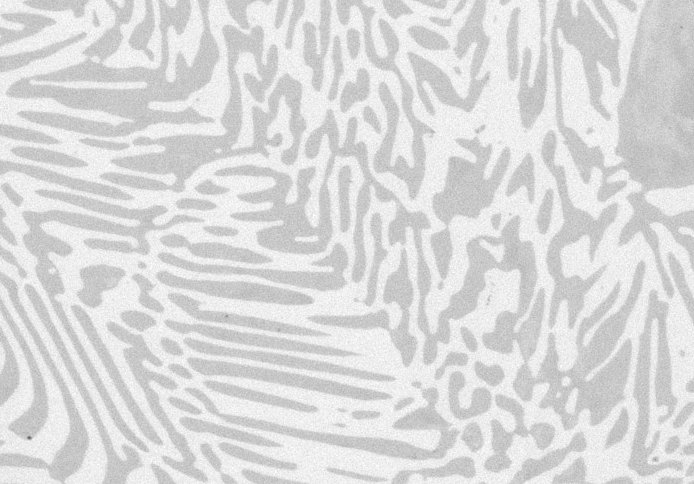
#> input picture input_images/Alloy.jpg, 694 x 484 px
$ python CLAHE_segmentation.py
#> lines starting #> are read from the running program, lines starting #| are printed output that depends on the picture; after the words box and inside, x2 and y2 are one past the last pixel; in counts of white or black regions, pixels touching at a corner belong together
# -*- coding: utf-8 -*-
"""
Created on Sat Jun 18 19:09:59 2022

@author: sdeni
"""
import cv2
from matplotlib import pyplot as plt
img = cv2.imread("./input_images/Alloy.jpg", 0)
#> img is the input picture: shape (484, 694); min 95, max 255, mean 218.6
eq_img = cv2.equalizeHist(img)
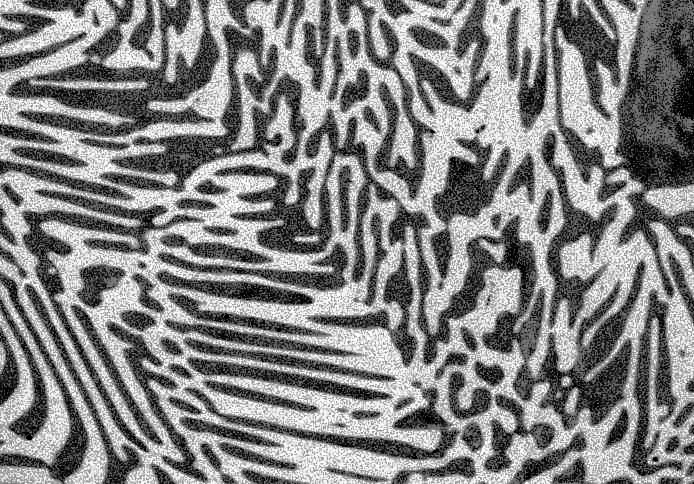
#> eq_img: shape (484, 694); min 0, max 255, mean 130.3

#plt.hist(eq_img.flat, bins=100, range=(0,255))

clahe = cv2.createCLAHE(clipLimit=2.0, tileGridSize=(8,8))
cl_img = clahe.apply(img)
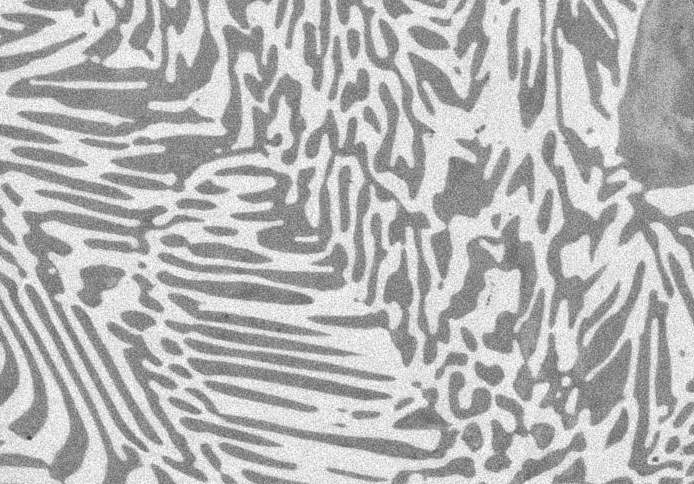
#> cl_img: shape (484, 694); min 55, max 255, mean 181.8

plt.hist(cl_img.flat, bins=100, range=(100,255))

ret, thresh1 = cv2.threshold(cl_img, 190, 150, cv2.THRESH_BINARY)
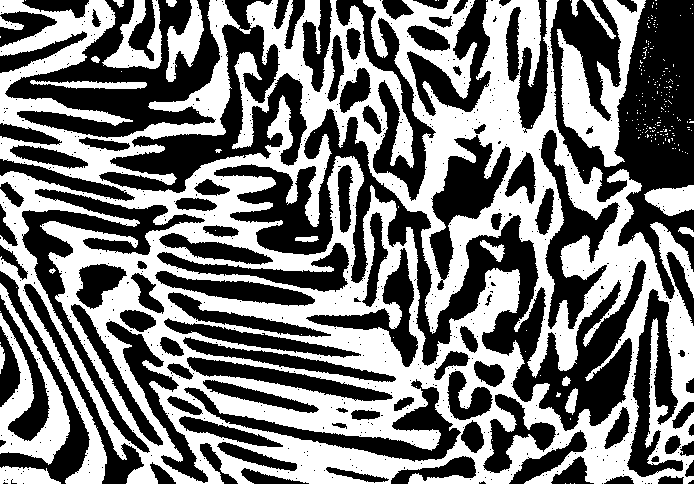
#> thresh1: shape (484, 694); values 0 (black) and 150 (white), 47.2% white; 230 white regions (209 under 20 px), largest, box (x1, y1, x2, y2) and area: (0, 0, 694, 484) 140802, (557, 0, 646, 167) 5588, (0, 283, 70, 465) 4529
ret, thresh2 = cv2.threshold(cl_img, 190, 255, cv2.THRESH_BINARY_INV)

ret2, thresh3 =cv2.threshold(cl_img, 0, 255, cv2.THRESH_BINARY+cv2.THRESH_OTSU)
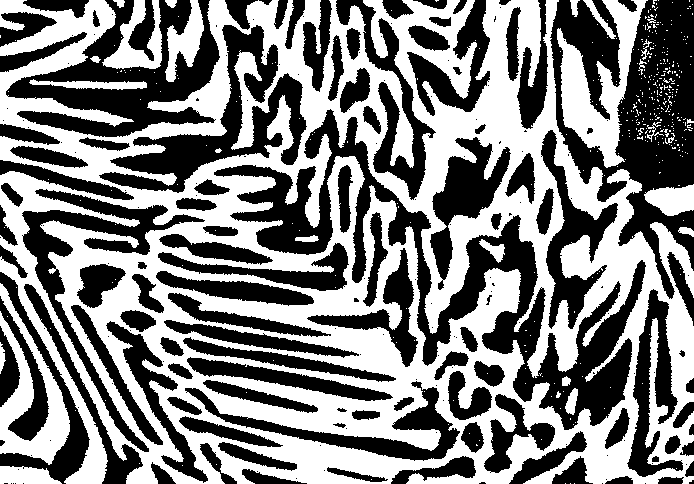
#> thresh3: shape (484, 694); 49.9% white; 414 white regions (386 under 20 px), largest, box (x1, y1, x2, y2) and area: (0, 0, 694, 484) 148593, (557, 0, 648, 168) 5833, (0, 283, 70, 465) 4745
#> ret2 = 181

cv2.imshow("ORİGİNAL", img)
cv2.imshow("clahe",thresh1)
cv2.imshow("clahe_INV",thresh2)
cv2.imshow("OTSU",thresh3)
cv2.waitKey(5000)
cv2.destroyAllWindows()
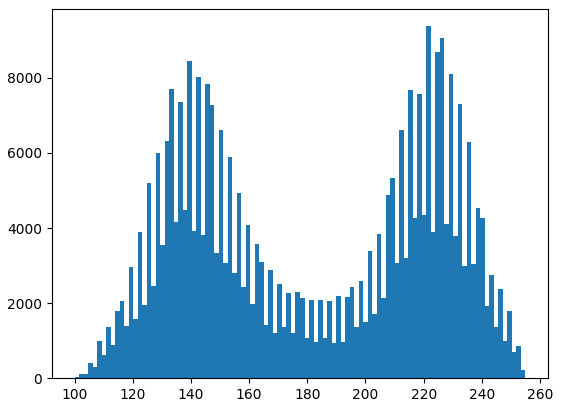
#> figure drawn by matplotlib, 1 panel; tallest bar 9375 high, from x = 220.9 to 222.5
